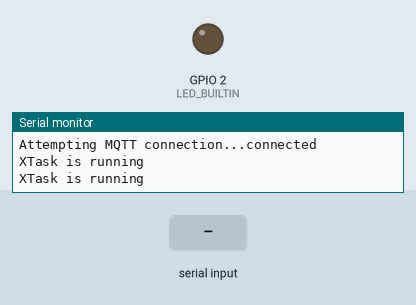
This program was run on a simulated ESP32. On the bench: output pins drawn as LEDs (lit = HIGH), the last lines printed to the serial monitor. The inputs (shaded band) are chosen by the test bench. WiFi joins after 1.5 s; servers stay silent unless stated; random numbers use the default seed unless the program sets one; no MQTT or app messages arrive unless stated.

Above: at 2.8 s.
2.9 s: "1" received over the second serial link
At 5.0 s:
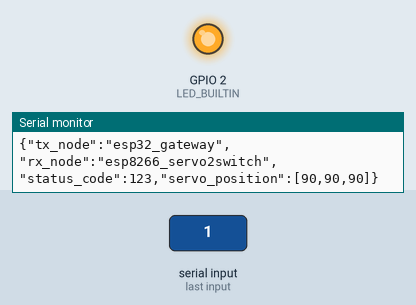
11.3 s: "0" received over the second serial link
At 13.7 s:
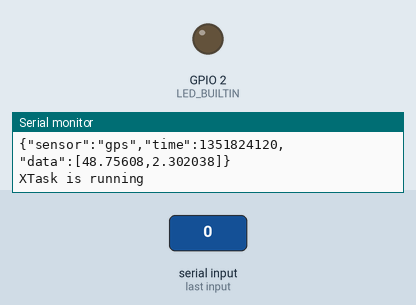
Timing chart, 0 to 15.2 s (numbered marks = the images above; inputs shaded):
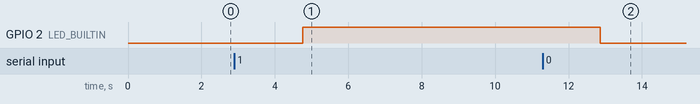

Measured:
- after the input at 2.9 s, GPIO 2 (LED_BUILTIN): LOW → HIGH after 1.9 s
- after the input at 11.3 s, GPIO 2 (LED_BUILTIN): HIGH → LOW after 1.6 s

The program:

main.cpp
```cpp
/*
//  多线程基于FreeRTOS，可以多个任务并行处理；
//  ESP32具有两个32位Tensilica Xtensa LX6微处理器；
//  实际上我们用Arduino进行编程时只使用到了第一个核（大核），第0核并没有使用
//  多线程可以指定在那个核运行；
 */
#include "main.hpp"

void WiFi_Connect()
{
    Serial.print("Connecting.. ");
	WiFi.begin(ssid, password);
	while (WiFi.status() != WL_CONNECTED)
	{ //这里是阻塞程序，直到连接成功
		delay(300);
		Serial.print(".");
	}
    //WiFi.setAutoReconnect(true); //设置当断开连接的时候自动重连
    //WiFi.persistent(true); //该方法设置将WiFi参数保存于Flash
    Serial.println("WiFi connected");
	Serial.println("IP address: ");
	Serial.println(WiFi.localIP());
}

void reconnect_mqtt() {
  // Loop until we're reconnected
  while (!client.connected()) {
    Serial.print("Attempting MQTT connection...");
    // Create a random client ID
    // String clientId = "ESP8266Client-lcdStation", clientUser = "user8266", clientPasswd = "88888888";
    // String(random(0xffff), HEX)

    // Attempt to connect
    if (client.connect(clientId.c_str(), clientUser.c_str(), clientPasswd.c_str())) {

        //ESP.wdtFeed();

      Serial.println("connected");
      // Once connected, publish an announcement...
      client.publish("outTopic", "hello world");
      // ... and resubscribe
      client.subscribe("inTopic");
    } else {
      Serial.print("failed, rc=");
      Serial.print(client.state());
      Serial.println(" try again in 5 seconds");
      // Wait 5 seconds before retrying
      delay(100);
    }
  }
}


void xTask_mqtt_loop(void *xTask_mqtt_loop_p)
{
    while (1)
    {
        client.loop();

        // Serial.printf("Taskloop \r\n");
        delay(10);
    }
}


void xTask_mqtt_publish(void *xTask_mqtt_publish_p)
{
    while (1)
    {
        vTaskDelay(2000);

    //ets_delay_us(1000);

    // 200 是大小 如果这个Json对象更加复杂，那么就需要根据需要去增加这个值.
  //StaticJsonDocument<200> doc;

  // StaticJsonDocument 在栈区分配内存   它也可以被 DynamicJsonDocument（内存在堆区分配） 代替
  DynamicJsonDocument  doc(200);

  //添加键值对
  doc["sensor"] = "gps";
  doc["time"] = 1351824120;

  // 添加数组.
  JsonArray data = doc.createNestedArray("data");
  data.add(48.756080);
  data.add(2.302038);

//串口打印结果
  serializeJson(doc, Serial);
  Serial.println();

//   /**
//  * 构造序列化json，格式化输出
//  * @param doc jsondocument对象
//  * @param output 输出内容
//  */
//   size_t serializeJsonPretty(const JsonDocument& doc, char* output, size_t outputSize);
//   size_t serializeJsonPretty(const JsonDocument& doc, char output[size]);
//   size_t serializeJsonPretty(const JsonDocument& doc, Print& output);
//   size_t serializeJsonPretty(const JsonDocument& doc, String& output);
//   size_t serializeJsonPretty(const JsonDocument& doc, std::string& output);

  // string str1 = "ABCDEFG";
  // char a[20];
  // strcpy(a,str1.c_str());//用到 c_str()函数


  String output;
  serializeJson(doc, output);
  Serial.println(output);

  String smsg = output;
	char cmsg[smsg.length()];
  strcpy(cmsg,smsg.c_str());

    snprintf (msg, MSG_BUFFER_SIZE, cmsg);
    client.publish("outTopic", msg);
    lastMsg = millis();
    }
}

volatile int servo2switch_flag = 0;
void xTask_servo2switch_node(void *xTask_servo2switch_node_p)
{
    while (1)
    {
    if (servo2switch_flag == 1)
    {
        DynamicJsonDocument  doc(200);
        String output;
        String smsg;
        char cmsg[200];

        //添加键值对
        doc["tx_node"] = "esp32_gateway";
        doc["rx_node"] = "esp8266_servo2switch";
        doc["status_code"] = 123;

        // 添加数组.

        JsonArray data = doc.createNestedArray("servo_position");
        data.add(90);
        data.add(90);
        data.add(90);

        //串口打印结果

        serializeJson(doc, output);
        Serial.println(output);
        smsg = output;
        strcpy(cmsg,smsg.c_str());
        snprintf (msg, MSG_BUFFER_SIZE, cmsg);
        client.publish("inTopic", msg);
        lastMsg = millis();
        vTaskDelay(3000);

                // 添加数组.
        JsonArray data1 = doc.createNestedArray("servo_position");
        data1.add(180);
        data1.add(180);
        data1.add(180);

        serializeJson(doc, output);
        Serial.println(output);
        smsg = output;
        strcpy(cmsg,smsg.c_str());
        snprintf (msg, MSG_BUFFER_SIZE, cmsg);
        client.publish("inTopic", msg);
        lastMsg = millis();
        vTaskDelay(3000);

        JsonArray data2 = doc.createNestedArray("servo_position");
        data2.add(90);
        data2.add(90);
        data2.add(90);

        //串口打印结果

        serializeJson(doc, output);
        Serial.println(output);
        smsg = output;
        strcpy(cmsg,smsg.c_str());
        snprintf (msg, MSG_BUFFER_SIZE, cmsg);
        client.publish("inTopic", msg);
        lastMsg = millis();
        vTaskDelay(1500);

        servo2switch_flag = 0;
    }
    else;

        vTaskDelay(100);
    }
}


void xTask_tianwen(void *xTask_tianwen_p)
{
    while (1)
    {
        vTaskDelay(1000);
    // read data from serial port
        if(Serial2.available()>0){
            vTaskDelay(100);
            numdata =Serial2.readBytesUntil(character,buffer,3);
            Serial.print("Serial.readBytes:");
            Serial.println(buffer);
        }
        if(buffer[0] == '0')
        {
            digitalWrite(LED_BUILTIN, LOW);
        }
        else if(buffer[0] == '1')
        {
            digitalWrite(LED_BUILTIN, HIGH);
            servo2switch_flag = 1;
        }
        // clear serial buffer
        while(Serial2.read() >= 0){}
        for(int i=0; i<18; i++){
            buffer[i]='\0';
        }

    }
}


void callback(char* topic, byte* payload, unsigned int length) {
  Serial.print("Message arrived [");
  Serial.print(topic);
  Serial.print("] ");
  Serial.println();
  for (int i = 0; i < length; i++) {
    Serial.print((char)payload[i]);
  }
  Serial.println();

  // String message;
  // for (int i = 0; i < length; i++) {
  //   message = message + (char) payload[i];  // convert *byte to string
  // }
  // Serial.print(message);

  //// Switch on the LED if an 1 was received as first character
  // if ((char)payload[0] == '1') {
  //   digitalWrite(BUILTIN_LED, LOW);   // Turn the LED on (Note that LOW is the voltage level
  //   // but actually the LED is on; this is because
  //   // it is active low on the ESP-01)
  // } else {
  //   digitalWrite(BUILTIN_LED, HIGH);  // Turn the LED off by making the voltage HIGH
  // }

////////////////

    Serial.println("$Received message:");

    String sTopic = topic; //将topic转换为String 可以加以处理

    String sMessage = (char *)payload;        //将消息转换为String
    sMessage = sMessage.substring(0, length); //取合法长度 避免提取到旧消息
    Serial.println(sMessage); //输出消息 用于调试 可以注释掉

    //解析json//
    DynamicJsonDocument jsonBuffer(512); //创建一个DynamicJsonDocument类型的doc对象,大小2048byte
    //DynamicJsonBuffer jsonBuffer;
    //JsonObject& root = jsonBuffer.JsonObject(sMessage);
    Serial.println("从sMessage解码成的DynamicJsonDocument对象doc:");
    deserializeJson(jsonBuffer, sMessage);
    for (int i = 0; i < length; i++) {
      payload[i] = NULL;
    }
    sMessage = "";
    // serializeJson(jsonBuffer, Serial);
    Serial.println("从jsonBuffer对象转换成的JsonObject类型对象root:");
    JsonObject root = jsonBuffer.as<JsonObject>();
    // serializeJson(root, Serial);
    Serial.println();
    Serial.println(jsonBuffer.memoryUsage());
    Serial.println(measureJson(jsonBuffer));
    Serial.println(measureJsonPretty(jsonBuffer));

//-----------------------------------------------判断&赋值-----------------------------------------------//

    String Tx_Node = jsonBuffer["tx_node"];
    String Rx_Node = jsonBuffer["rx_node"];
    String Status_Code = jsonBuffer["status_code"];

    if(Rx_Node == "esp8266_servo2switch"){

    //   for (int index = 0; index < NUM_SERVOS; index++) {
    //     servo_pos[index] = jsonBuffer["servo_position"][index];
    //     Serial.println(servo_pos[index]);
    //   }

    }

    Serial.println(Tx_Node);
    Serial.println(Rx_Node);
    Serial.println(Status_Code);


    // //按字符判断mqtt消息中命令的作用 可以自行定义
    // if (sMessage.charAt(0) == '#')
    // {         //第一位#
    //     if (sMessage.charAt(1) == 'D')
    //     {     //第一位l
    //         if (sMessage.charAt(2) == '1')
    //         { //第一位1
    //             //处理#D1
    //             //digitalWrite(LED, 0);  //输出低电平
    //             digitalWrite(LED_BUILTIN, LOW);
    //         }
    //         else if (sMessage.charAt(2) == '0')
    //         {
    //             //处理#D0
    //             //igitalWrite(LED, 1); //初始化输出高电平
    //             digitalWrite(LED_BUILTIN, HIGH);
    //         }
    //     }
    //     if (sMessage.charAt(1) == 'd')
    //     {
    //         //处理#d...
    //     }
    // }


}


void setup()
{
    Serial.begin(115200);
    Serial2.begin(115200);
    delay(100);
    while(Serial2.read()>= 0){}//clear serialport
    pinMode(LED_BUILTIN, OUTPUT);

	WiFi_Connect();

    client.setServer(mqtt_server, 1883);
    client.setKeepAlive(65535); //不知道啥东西，保活时间？
    client.setCallback(callback);

    if (!client.connected()) {
        reconnect_mqtt();
    }


}


void loop()
{

#if !USE_MULTCORE

    xTaskCreate(
        xTaskOne,  /* Task function. */
        "TaskOne", /* String with name of task. */
        4096,      /* Stack size in bytes. */
        NULL,      /* Parameter passed as input of the task */
        1,         /* Priority of the task.(configMAX_PRIORITIES - 1 being the highest, and 0 being the lowest.) */
        NULL);     /* Task handle. */

    xTaskCreate(
        xTaskTwo,  /* Task function. */
        "TaskTwo", /* String with name of task. */
        4096,      /* Stack size in bytes. */
        NULL,      /* Parameter passed as input of the task */
        2,         /* Priority of the task.(configMAX_PRIORITIES - 1 being the highest, and 0 being the lowest.) */
        NULL);     /* Task handle. */

#else

    //最后一个参数至关重要，决定这个任务创建在哪个核上.PRO_CPU 为 0, APP_CPU 为 1,或者 tskNO_AFFINITY 允许任务在两者上运行.
    xTaskCreatePinnedToCore(xTask_mqtt_loop, "Task_mqtt_loop", 4096, NULL, 1, NULL, 0);//mqtt_loop
    xTaskCreatePinnedToCore(xTask_mqtt_publish, "Task_mqtt_publish", 4096, NULL, 1, NULL, 0);
    xTaskCreatePinnedToCore(xTask_tianwen, "Task_tianwen", 4096, NULL, 2, NULL, 1);
    xTaskCreatePinnedToCore(xTask_servo2switch_node, "Task_servo2switch_node", 4096, NULL, 2, NULL, 1);

#endif

    while (1)
    {
        Serial.printf("XTask is running\r\n");
        delay(1000);
    }
}
```

main.hpp
```cpp
#include <Arduino.h>
#include <WiFi.h>

#include "HTTPClient.h"
#include "PubSubClient.h"
#include "ArduinoJson.h"

#define USE_MULTCORE 1

char buffer[18];
char character = ','; //终止字符
int numdata=0;

#define LED_BUILTIN 2

const char* ssid = "White-House";
const char* password = "qazwsxedcrfv123!";
const char* mqtt_server = "192.168.2.200";

WiFiClient espClient;
PubSubClient client(espClient);

unsigned long lastMsg = 0;
#define MSG_BUFFER_SIZE	(500) //50
char msg[MSG_BUFFER_SIZE];
int value = 0;

String clientId = "ESP32Client-GatWay-Node" + String(random(0xffff), HEX), clientUser = "user32s1", clientPasswd = "88888888";
```
